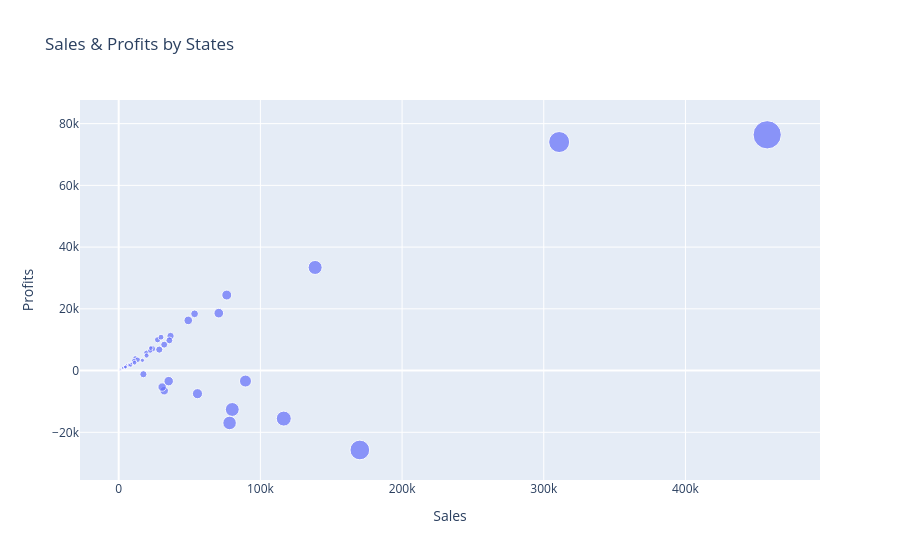

Notebook source saved alongside this figure:
### Code cell
fig = px.scatter(
    x=df_notime.groupby('State').sum()['Sales'],
    y=df_notime.groupby('State').sum()['Profit'],
    hover_name=df_notime.groupby('State').sum().index,
    size=df_notime.groupby('State').sum()['Quantity'],
    title='Sales & Profits by States'
)

fig.update_layout(
    xaxis_title='Sales',
    yaxis_title='Profits'
)

fig.show()

### Figure 1 — Plotly figure (JSON) as saved in the notebook; plotly's stock layout.template omitted (floating-point values rounded to 4 significant figures)
{"data": [{"hovertemplate": "<b>%{hovertext}</b><br><br>x=%{x}<br>y=%{y}<br>size=%{marker.size}<extra></extra>", "hovertext": ["Alabama", "Arizona", "Arkansas", "California", "Colorado", "Connecticut", "Delaware", "District of Columbia", "Florida", "Georgia", "Idaho", "Illinois", "Indiana", "Iowa", "Kansas", "Kentucky", "Louisiana", "Maine", "Maryland", "Massachusetts", "Michigan", "Minnesota", "Mississippi", "Missouri", "Montana", "Nebraska", "Nevada", "New Hampshire", "New Jersey", "New Mexico", "New York", "North Carolina", "North Dakota", "Ohio", "Oklahoma", "Oregon", "Pennsylvania", "Rhode Island", "South Carolina", "South Dakota", "Tennessee", "Texas", "Utah", "Vermont", "Virginia", "Washington", "West Virginia", "Wisconsin", "Wyoming"], "legendgroup": "", "marker": {"color": "#636efa", "size": [256, 862, 240, 7667, 693, 281, 367, 40, 1379, 705, 64, 1845, 578, 112, 74, 523, 156, 35, 420, 491, 946, 331, 221, 252, 56, 136, 168, 127, 454, 151, 4224, 983, 30, 1759, 247, 499, 2153, 199, 172, 42, 681, 3724, 219, 50, 893, 1883, 18, 463, 4], "sizemode": "area", "sizeref": 19.17, "symbol": "circle"}, "mode": "markers", "name": "", "orientation": "v", "showlegend": false, "type": "scatter", "x": [19510.0, 35280.0, 11680.0, 457700.0, 32110.0, 13380.0, 27450.0, 2865.0, 89470.0, 49100.0, 4382.0, 80170.0, 53560.0, 4580.0, 2914.0, 36590.0, 9217.0, 1271.0, 23710.0, 28630.0, 76270.0, 29860.0, 10770.0, 22210.0, 5589.0, 7465.0, 16730.0, 7293.0, 35760.0, 4784.0, 310900.0, 55600.0, 919.9, 78260.0, 19680.0, 17430.0, 116500.0, 22630.0, 8482.0, 1316.0, 30660.0, 170200.0, 11220.0, 8929.0, 70640.0, 138600.0, 1210.0, 32110.0, 1603.0], "xaxis": "x", "y": [5787.0, -3428.0, 4009.0, 76380.0, -6528.0, 3511.0, 9977.0, 1060.0, -3399.0, 16250.0, 826.7, -12610.0, 18380.0, 1184.0, 836.4, 11200.0, 2196.0, 454.5, 7031.0, 6786.0, 24460.0, 10820.0, 3173.0, 6436.0, 1833.0, 2037.0, 3317.0, 1707.0, 9773.0, 1157.0, 74040.0, -7491.0, 230.1, -16970.0, 4854.0, -1190.0, -15560.0, 7286.0, 1769.0, 394.8, -5342.0, -25730.0, 2547.0, 2245.0, 18600.0, 33400.0, 185.9, 8402.0, 100.2], "yaxis": "y"}], "layout": {"legend": {"itemsizing": "constant", "tracegroupgap": 0}, "title": {"text": "Sales & Profits by States"}, "xaxis": {"anchor": "y", "domain": [0, 1], "title": {"text": "Sales"}}, "yaxis": {"anchor": "x", "domain": [0, 1], "title": {"text": "Profits"}}}}
